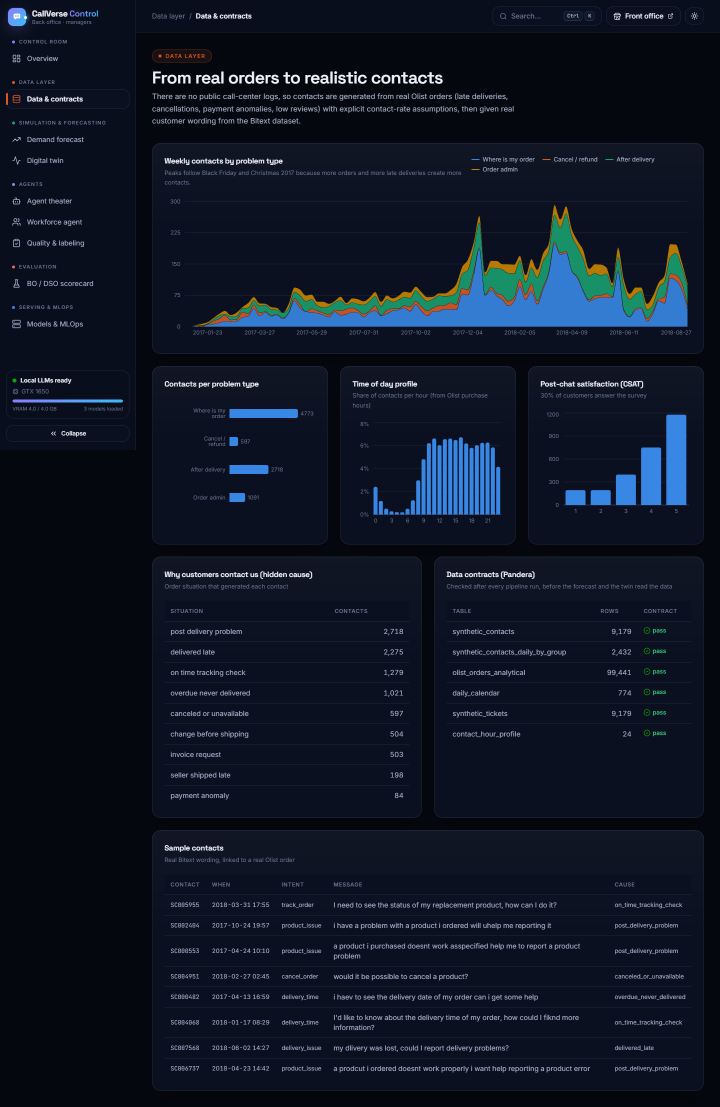
#> input picture docs/guide/img/bo_data.png, 1440 x 2214 px, given in place of bo_data.png.png, which was not available (shown at 1/2 size)
$ python -i build_guide.py   (imports and definitions only)
#> lines starting #> are read from the running program, lines starting #| are printed output that depends on the picture; pictures that were not available may be replaced by others from this repository, and a replacement may not be noted
#> in split, image is the input picture: PIL image 1440x2214 RGB; mean R, G, B 15.7, 22.4, 36.8
"""Build docs/CallVerse_Technical_Guide.pdf from guide.html and the screenshots in img/.

    python docs/guide/build_guide.py

Tall screenshots are split at blank rows (the gaps between cards) so that every
piece fits on an A4 page; `<!--FIG name "caption"-->` markers in guide.html are
replaced by the figures; Microsoft Edge (or Chrome) prints the result to PDF.
Screenshots are captured from the running apps (front office :5173, back office :5174).
"""

import html
import re
import shutil
import subprocess
from pathlib import Path

import numpy as np
from PIL import Image

HERE = Path(__file__).resolve().parent
BUILD = HERE / "build"
PDF = HERE.parent / "CallVerse_Technical_Guide.pdf"
MAX_HEIGHT = 1500  # px of a 1440-px-wide screenshot that fit on one A4 page with a caption
BROWSERS = [
    r"C:\Program Files (x86)\Microsoft\Edge\Application\msedge.exe",
    r"C:\Program Files\Google\Chrome\Application\chrome.exe",
    "msedge",
    "google-chrome",
]


def cut_rows(image: Image.Image) -> list[int]:
    """Row indexes where to cut: the most uniform row in the lower part of each window."""
    gray = np.asarray(image.convert("L"), dtype=np.float32)
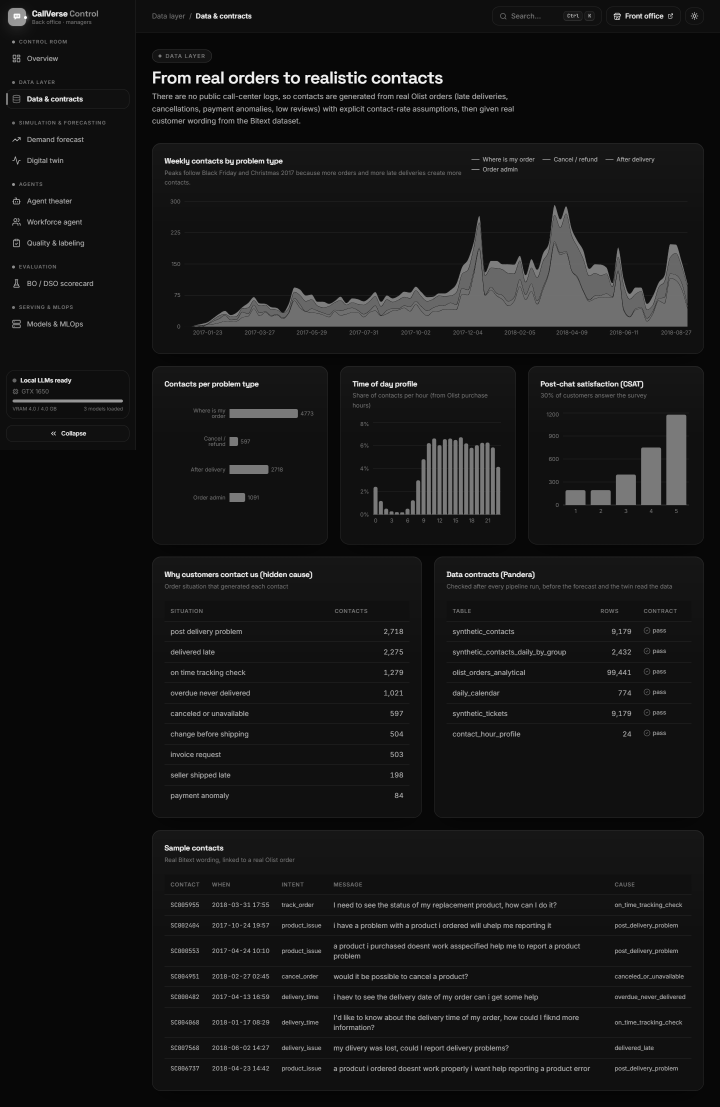
#> gray: shape (2214, 1440) float32 (shown at 1/2 size); min 5, max 255, mean 21.8
    spread = gray.std(axis=1)
#> spread = 2214 values, max 101.2 at index 152, min 0 at index 1112, mean 18.05
    cuts, top = [], 0
    while gray.shape[0] - top > MAX_HEIGHT:
        window = spread[top + MAX_HEIGHT - 500 : top + MAX_HEIGHT]
        calm = np.flatnonzero(window <= window.min() + 0.5)
        cut = top + MAX_HEIGHT - 500 + int(calm[-1] if len(calm) else window.argmin())
        cuts.append(cut)
        top = cut
#> this loop made 1 pass
#> (cut, top) on pass 1: (1112, 1112)
#> after the loop, cuts = [1112]
    return cuts


def split(name: str) -> list[str]:
    """Pieces of one screenshot (file names in build/img)."""
    image = Image.open(HERE / "img" / f"{name}.png").convert("RGB")
    bounds = [0, *cut_rows(image), image.height]
#> bounds = [0, 1112, 2214]
    names = []
    for index, (start, end) in enumerate(zip(bounds, bounds[1:]), start=1):
        piece = f"{name}_{index}.png" if len(bounds) > 2 else f"{name}.png"
        image.crop((0, start, image.width, end)).save(BUILD / "img" / piece, optimize=True)
        names.append(piece)
#> this loop made 2 passes
#> (index, start, end, piece) on passes 1 to 2: (1, 0, 1112, 'img/bo_data.png_1.png'), (2, 1112, 2214, 'img/bo_data.png_2.png')
#> pass 1, in split, `image.crop((0, start, image.width, end)).save(BUILD / "img" / piece, o..`:
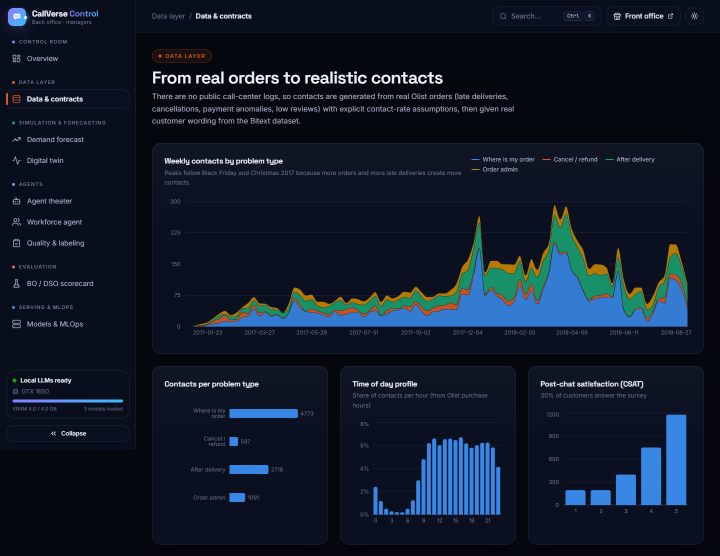
#> saved as bo_data.png_1.png: PIL image 1440x1112 RGB (shown at 1/2 size); mean R, G, B 17.5, 26.5, 41.9
#> pass 2, in split, `image.crop((0, start, image.width, end)).save(BUILD / "img" / piece, o..`:
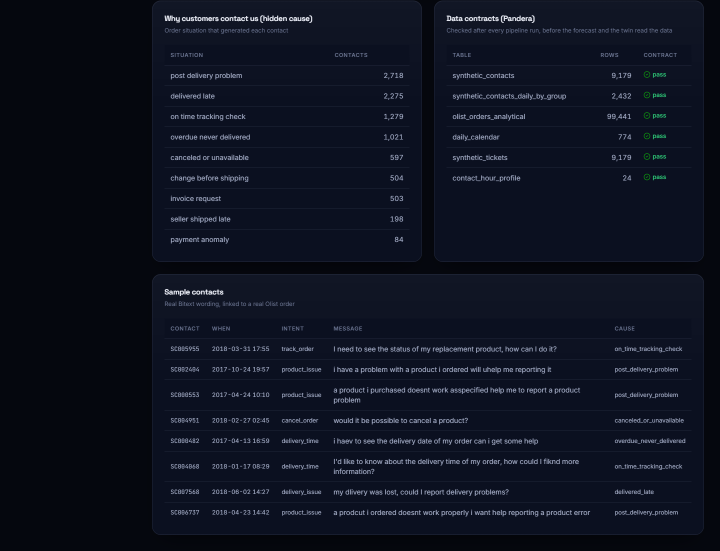
#> saved as bo_data.png_2.png: PIL image 1440x1102 RGB (shown at 1/2 size); mean R, G, B 13.8, 18.2, 31.6
#> after the loop, names = ['img/bo_data.png_1.png', 'img/bo_data.png_2.png']
    return names


def figure_html(match: re.Match) -> str:
    name, caption = match.group(1), match.group(2)
    pieces = split(name)
    blocks = []
    for index, piece in enumerate(pieces, start=1):
        part = f" (part {index}/{len(pieces)})" if len(pieces) > 1 else ""
        blocks.append(
            f'<figure><img src="img/{piece}" alt="{html.escape(name)}">'
            f"<figcaption>{html.escape(caption)}{part}</figcaption></figure>"
        )
    return "\n".join(blocks)


def main() -> None:
    if BUILD.exists():
        shutil.rmtree(BUILD)
    (BUILD / "img").mkdir(parents=True)
    source = (HERE / "guide.html").read_text(encoding="utf-8")
    built = re.sub(r'<!--FIG (\w+) "([^"]*)"-->', figure_html, source)
    page = BUILD / "guide.html"
    page.write_text(built, encoding="utf-8")
    browser = next(b for b in BROWSERS if shutil.which(b) or Path(b).exists())
    subprocess.run(
        [
            browser,
            "--headless=new",
            "--disable-gpu",
            "--no-pdf-header-footer",
            "--virtual-time-budget=15000",
            f"--print-to-pdf={PDF}",
            page.as_uri(),
        ],
        check=True,
        capture_output=True,
        timeout=300,
    )
    print(f"{PDF} ({PDF.stat().st_size / 2**20:.1f} MB)")


# [2 lines not run here, left out]

>>> result = split('img/bo_data.png')
#> result = ['img/bo_data.png_1.png', 'img/bo_data.png_2.png']

$ run again, on docs/guide/img/bo_forecast.png
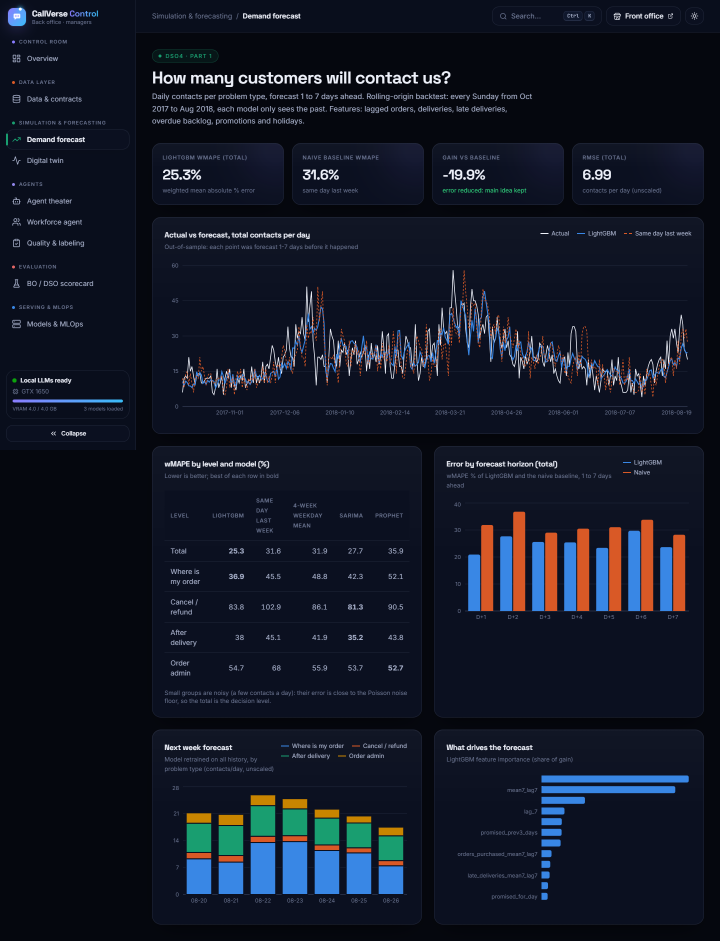
#> input picture docs/guide/img/bo_forecast.png, 1440 x 1881 px, given in place of bo_forecast.png.png, which was not available (shown at 1/2 size)
#> in split, image is the input picture: PIL image 1440x1881 RGB; mean R, G, B 18.5, 23.5, 37.2
#> spread = 1881 values, max 98.98 at index 152, min 0 at index 1458, mean 23.65
#> the loop in cut_rows, `while gray.shape[0] - top > MAX_HEIGHT:` made 1 pass
#> (cut, top) on pass 1: (1458, 1458)
#> after the loop in cut_rows, `while gray.shape[0] - top > MAX_HEIGHT:`: cuts = [1458]
#> bounds = [0, 1458, 1881]
#> the loop in split, `for index, (start, end) in enumerate(zip(bounds, bounds[1:]), start=1):` made 2 passes
#> (index, start, end, piece) on passes 1 to 2: (1, 0, 1458, 'img/bo_forecast.png_1.png'), (2, 1458, 1881, 'img/bo_forecast.png_2.png')
#> pass 1, in split, `image.crop((0, start, image.width, end)).save(BUILD / "img" / piece, o..`:
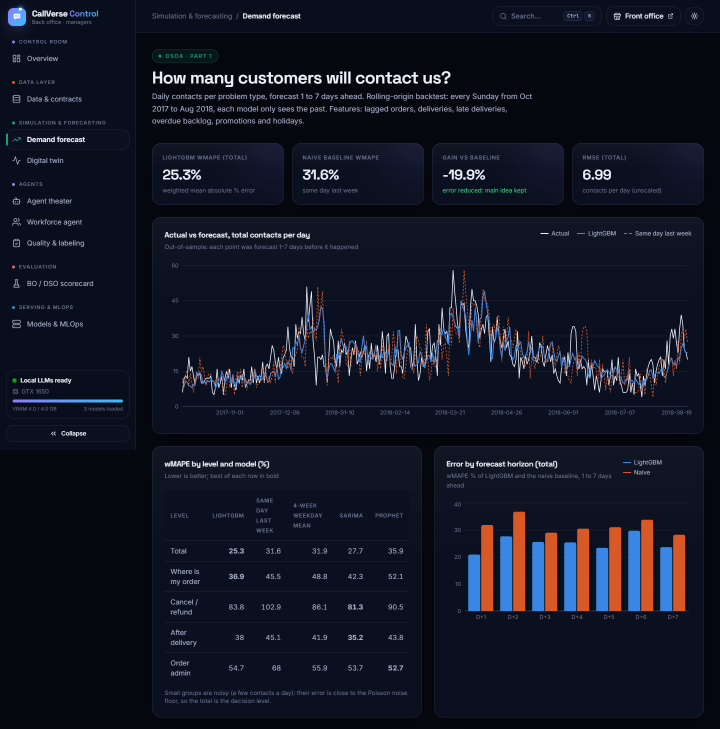
#> saved as bo_forecast.png_1.png: PIL image 1440x1458 RGB (shown at 1/2 size); mean R, G, B 18.7, 21.9, 35.3
#> pass 2, in split, `image.crop((0, start, image.width, end)).save(BUILD / "img" / piece, o..`:
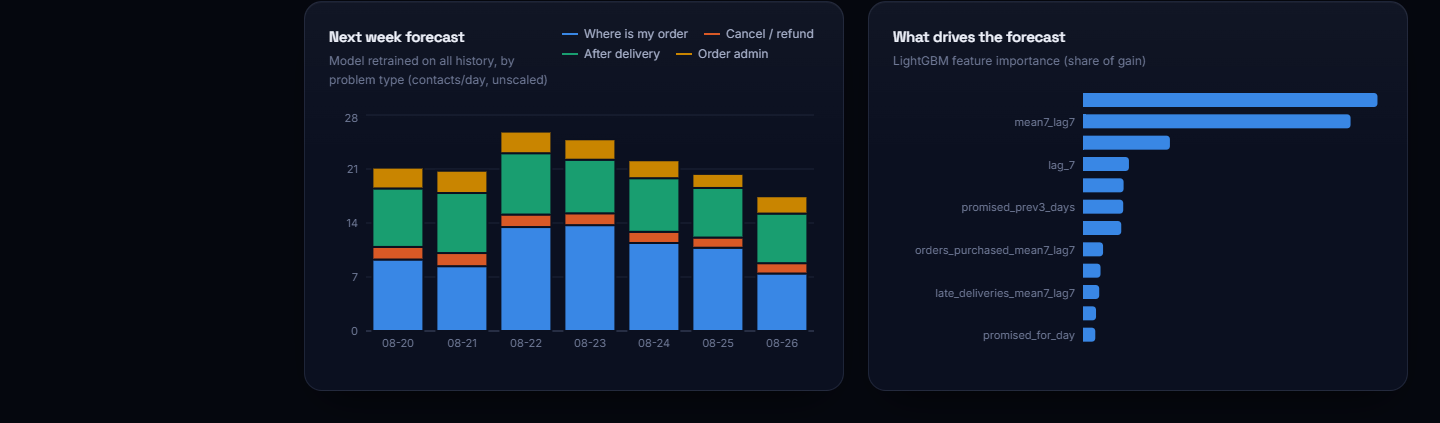
#> saved as bo_forecast.png_2.png: PIL image 1440x423 RGB; mean R, G, B 17.9, 29.1, 43.7
#> after the loop in split, `for index, (start, end) in enumerate(zip(bounds, bounds[1:]), start=1):`: names = ['img/bo_forecast.png_1.png', 'img/bo_forecast.png_2.png']
#> result has the same summary as names in split

$ run again, on docs/guide/img/bo_lab.png
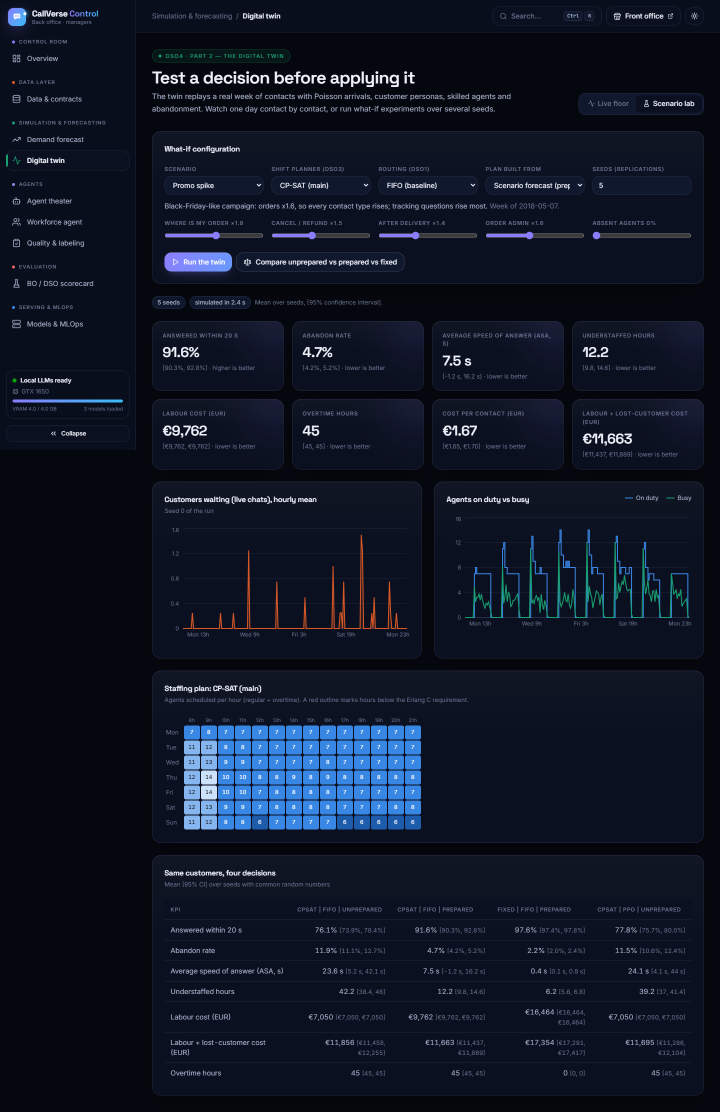
#> input picture docs/guide/img/bo_lab.png, 1440 x 2223 px, given in place of bo_lab.png.png, which was not available (shown at 1/2 size)
#> in split, image is the input picture: PIL image 1440x2223 RGB; mean R, G, B 16, 22.2, 37.7
#> spread = 2223 values, max 96.83 at index 152, min 0 at index 962, mean 19.66
#> the loop in cut_rows, `while gray.shape[0] - top > MAX_HEIGHT:` made 1 pass
#> (cut, top) on pass 1: (1340, 1340)
#> after the loop in cut_rows, `while gray.shape[0] - top > MAX_HEIGHT:`: cuts = [1340]
#> bounds = [0, 1340, 2223]
#> the loop in split, `for index, (start, end) in enumerate(zip(bounds, bounds[1:]), start=1):` made 2 passes
#> (index, start, end, piece) on passes 1 to 2: (1, 0, 1340, 'img/bo_lab.png_1.png'), (2, 1340, 2223, 'img/bo_lab.png_2.png')
#> pass 1, in split, `image.crop((0, start, image.width, end)).save(BUILD / "img" / piece, o..`:
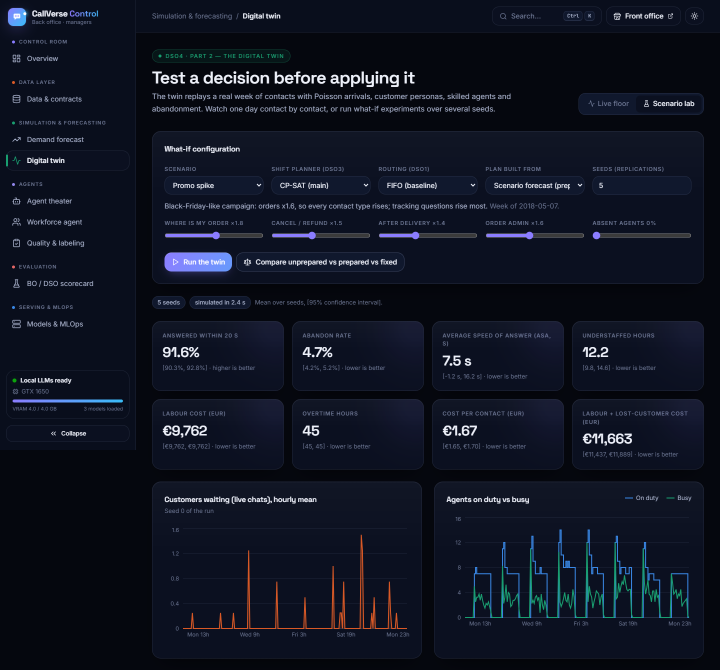
#> saved as bo_lab.png_1.png: PIL image 1440x1340 RGB (shown at 1/2 size); mean R, G, B 15.7, 20.3, 34
#> pass 2, in split, `image.crop((0, start, image.width, end)).save(BUILD / "img" / piece, o..`:
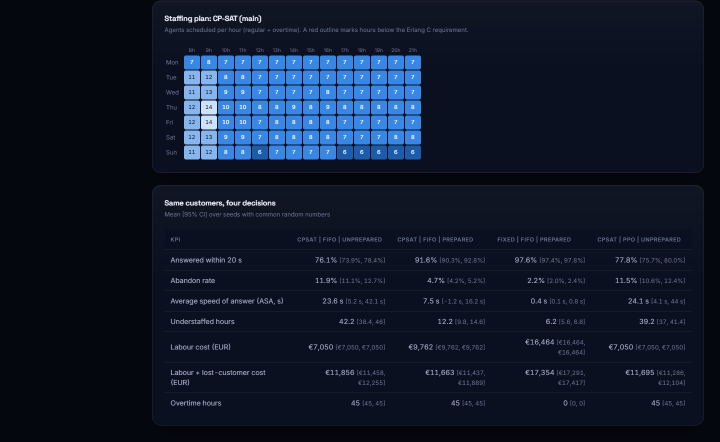
#> saved as bo_lab.png_2.png: PIL image 1440x883 RGB (shown at 1/2 size); mean R, G, B 16.3, 25, 43.2
#> after the loop in split, `for index, (start, end) in enumerate(zip(bounds, bounds[1:]), start=1):`: names = ['img/bo_lab.png_1.png', 'img/bo_lab.png_2.png']
